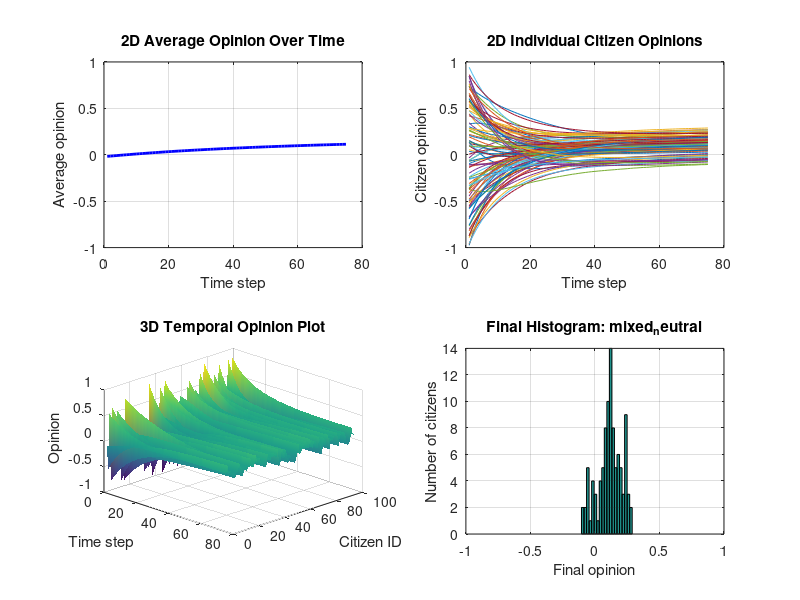

Reproduce this figure in MATLAB.
% This script simulates how opinions change in a social network.
% Run it from this folder with:
%   octave low_trust.m

clear;
clc;

fprintf('Opinion Dynamics ABM: AI Learning Assistants\n');
script_file = mfilename('fullpath');
if isempty(script_file)
    script_dir = pwd;
else
    script_dir = fileparts(script_file);
end

output_dir = fullfile(script_dir, '..', 'results');
if exist(output_dir, 'dir') ~= 7
    mkdir(output_dir);
end

scenario_name = 'low_trust';
fprintf('Scenario: %s\n', scenario_name);

    % These values set the population size and simulation length.
    N = 100;             % The number of citizens is within the required range.
    I = 5;               % The number of influencers is within the required range.
    E = 3;               % The number of education experts is within the required range.
    time_steps = 75;     % The number of time steps is within the required range.

    seed = 2133;

    % These probabilities control how connected the agents are.
    p_cc = 0.08;         % This controls citizen-to-citizen links.
    p_ci = 0.45;         % This controls citizen-to-influencer links.
    p_ce = 0.30;         % This controls citizen-to-expert links.

    % These rates control how strongly opinions move after interaction.
    alpha = 0.05;        % This controls direct citizen influence.
    beta = 0.12;         % This controls neighbour averaging.
    gamma = 0.10;        % This controls expert influence.
    delta = 0.10;        % This controls influencer influence.

    % These values give different agent roles different influence levels.
    citizen_influence = 0.35;
    influencer_strength_value = 1.25;
    expert_strength = 0.75;

    % These ranges describe how much citizens trust each connected agent type.
    trust_cc_min = 0.25;
    trust_cc_max = 0.75;
    trust_ci_min = 0.35;
    trust_ci_max = 0.80;
    trust_ce_min = 0.60;
    trust_ce_max = 0.95;

    seed = 2136;
    trust_cc_min = 0.05;
    trust_cc_max = 0.30;
    trust_ci_min = 0.05;
    trust_ci_max = 0.30;
    trust_ce_min = 0.10;
    trust_ce_max = 0.35;
    beta = 0.06;
    gamma = 0.04;
    delta = 0.05;

    fprintf('  agents: citizens=%d, influencers=%d, experts=%d, time steps=%d\n', ...
            N, I, E, time_steps);
    fprintf('  network probabilities: citizen=%.2f, influencer=%.2f, expert=%.2f\n', ...
            p_cc, p_ci, p_ce);
    fprintf('  update rates: alpha=%.2f, beta=%.2f, gamma=%.2f, delta=%.2f\n', ...
            alpha, beta, gamma, delta);

    % The initial opinions and fixed role opinions are created here.
    rand('seed', seed);
    randn('seed', seed);

    % Citizen opinions begin with a mix of negative, neutral, and positive views.
    O_citizens = -1 + 2 * rand(N, 1);

    % Influencers are given stronger opinions so their social effect can be tested.
    base_influencer_opinions = [0.95; 0.90; -0.95; -0.90; 0.95; -0.90; 0.70; -0.70; 0.80; -0.75];
    O_influencers = base_influencer_opinions(1:I);

    % Experts are kept closer to balanced or moderately supportive opinions.
    base_expert_opinions = [0.35; 0.45; 0.50; 0.25; 0.55];
    O_experts = base_expert_opinions(1:E);

    citizen_influence_vector = citizen_influence * ones(N, 1);
    influencer_strength = influencer_strength_value * ones(I, 1);

    % The social network and trust values are generated randomly for each scenario.
    rand('seed', seed + 1000);
    randn('seed', seed + 1000);

    A_cc = double(rand(N, N) < p_cc);
    A_cc = A_cc - diag(diag(A_cc));       % Citizens should not connect to themselves.

    A_ci = double(rand(N, I) < p_ci);
    A_ce = double(rand(N, E) < p_ce);

    T_cc = (trust_cc_min + (trust_cc_max - trust_cc_min) * rand(N, N)) .* A_cc;
    T_ci = (trust_ci_min + (trust_ci_max - trust_ci_min) * rand(N, I)) .* A_ci;
    T_ce = (trust_ce_min + (trust_ce_max - trust_ce_min) * rand(N, E)) .* A_ce;

    % The simulation stores both individual opinions and the population average.
    O = O_citizens;
    opinion_history = zeros(time_steps, N);
    average_history = zeros(time_steps, 1);

    opinion_history(1, :) = O';
    average_history(1) = mean(O);

    for t = 2:time_steps
        O_new = O;

        for i = 1:N
            current_opinion = O(i);

            % A citizen may be directly influenced by one connected citizen.
            neighbours = find(A_cc(i, :) > 0);
            if isempty(neighbours)
                direct_effect = 0;
                average_effect = 0;
            else
                selected_position = ceil(rand * length(neighbours));
                j = neighbours(selected_position);
                trust_ij = T_cc(i, j);

                direct_effect = alpha ...
                              * trust_ij ...
                              * citizen_influence_vector(j) ...
                              * (O(j) - O(i));

                mean_neighbour_opinion = mean(O(neighbours));
                average_effect = beta * (mean_neighbour_opinion - O(i));
            end

            % Connected experts pull opinions toward a more balanced position.
            connected_experts = find(A_ce(i, :) > 0);
            if isempty(connected_experts)
                expert_effect = 0;
            else
                trust_expert = mean(T_ce(i, connected_experts));
                mean_expert_opinion = mean(O_experts(connected_experts));
                expert_effect = gamma ...
                              * trust_expert ...
                              * expert_strength ...
                              * (mean_expert_opinion - current_opinion);
            end

            % Connected influencers can move opinions more strongly.
            connected_influencers = find(A_ci(i, :) > 0);
            if isempty(connected_influencers)
                influencer_effect = 0;
            else
                trust_influencer = mean(T_ci(i, connected_influencers));
                mean_influencer_opinion = mean(O_influencers(connected_influencers));
                mean_influencer_strength = mean(influencer_strength(connected_influencers));
                influencer_effect = delta ...
                                  * trust_influencer ...
                                  * mean_influencer_strength ...
                                  * (mean_influencer_opinion - current_opinion);
            end

            O_new(i) = current_opinion ...
                     + direct_effect ...
                     + average_effect ...
                     + expert_effect ...
                     + influencer_effect;
        end

        % Opinion values are kept inside the allowed range.
        O = max(-1, min(1, O_new));
        opinion_history(t, :) = O';
        average_history(t) = mean(O);
    end

    final_opinions = O;

    % Summary values are used to classify the final opinion pattern.
    final_mean = mean(final_opinions);
    final_std = std(final_opinions);
    final_min = min(final_opinions);
    final_max = max(final_opinions);

    share_positive = mean(final_opinions > 0.35);
    share_negative = mean(final_opinions < -0.35);
    share_neutral = mean(abs(final_opinions) <= 0.20);

    same_sign_links = 0;
    total_links = 0;

    for i = 1:length(final_opinions)
        neighbours = find(A_cc(i, :) > 0);
        for k = 1:length(neighbours)
            j = neighbours(k);
            if sign(final_opinions(i)) == sign(final_opinions(j))
                same_sign_links = same_sign_links + 1;
            end
            total_links = total_links + 1;
        end
    end

    if total_links == 0
        echo_score = 0;
    else
        echo_score = same_sign_links / total_links;
    end

    if final_std < 0.15 && abs(final_mean) > 0.35
        classification = 'consensus';
    elseif share_positive > 0.20 && share_negative > 0.20 && final_std > 0.35
        classification = 'polarization';
    elseif echo_score > 0.65 && final_std > 0.25
        classification = 'echo_chambers';
    elseif final_std > 0.45
        classification = 'fragmentation';
    elseif share_neutral > 0.45
        classification = 'mixed_neutral';
    else
        classification = 'mixed_neutral';
    end

    % Each scenario is shown using the required plots.
    time_axis = 1:time_steps;
    citizen_axis = 1:N;
    scenario_title = strrep(scenario_name, '_', ' ');

    figure('Name', ['Results - ' scenario_title]);

    subplot(2, 2, 1);
    plot(time_axis, average_history, 'b-', 'LineWidth', 2);
    grid on;
    ylim([-1 1]);
    xlabel('Time step');
    ylabel('Average opinion');
    title('2D Average Opinion Over Time');

    subplot(2, 2, 2);
    plot(time_axis, opinion_history);
    grid on;
    ylim([-1 1]);
    xlabel('Time step');
    ylabel('Citizen opinion');
    title('2D Individual Citizen Opinions');

    subplot(2, 2, 3);
    surf(time_axis, citizen_axis, opinion_history');
    shading interp;
    xlabel('Time step');
    ylabel('Citizen ID');
    zlabel('Opinion');
    zlim([-1 1]);
    title('3D Temporal Opinion Plot');
    view(45, 30);

    subplot(2, 2, 4);
    hist(final_opinions, 20);
    grid on;
    xlim([-1 1]);
    xlabel('Final opinion');
    ylabel('Number of citizens');
    title(['Final Histogram: ' classification]);

    drawnow;

    % The combined graph is saved so it can be used in the report or website.
    graph_file = fullfile(output_dir, [scenario_name '_graphs.png']);
    try
        print(graph_file, '-dpng', '-r150');
    catch
        fprintf('  graph image could not be saved, but the figure was created.\n');
    end

    fprintf('  final mean = %.4f, std = %.4f, class = %s\n', ...
            final_mean, final_std, classification);
    fprintf('  positive share = %.2f, negative share = %.2f, neutral share = %.2f, echo score = %.2f\n', ...
            share_positive, share_negative, share_neutral, echo_score);

    if strcmp(classification, 'consensus')
        fprintf('  interpretation: most citizens moved toward a similar opinion.\n');
    elseif strcmp(classification, 'polarization')
        fprintf('  interpretation: both supportive and opposing opinion groups remain strong.\n');
    elseif strcmp(classification, 'fragmentation')
        fprintf('  interpretation: final opinions remain widely spread across the population.\n');
    elseif strcmp(classification, 'echo_chambers')
        fprintf('  interpretation: connected citizens tend to share similar final opinions.\n');
    else
        fprintf('  interpretation: public opinion remains moderate or mixed.\n');
    end
fprintf('\nDone. Graph image saved in ../results\n');
